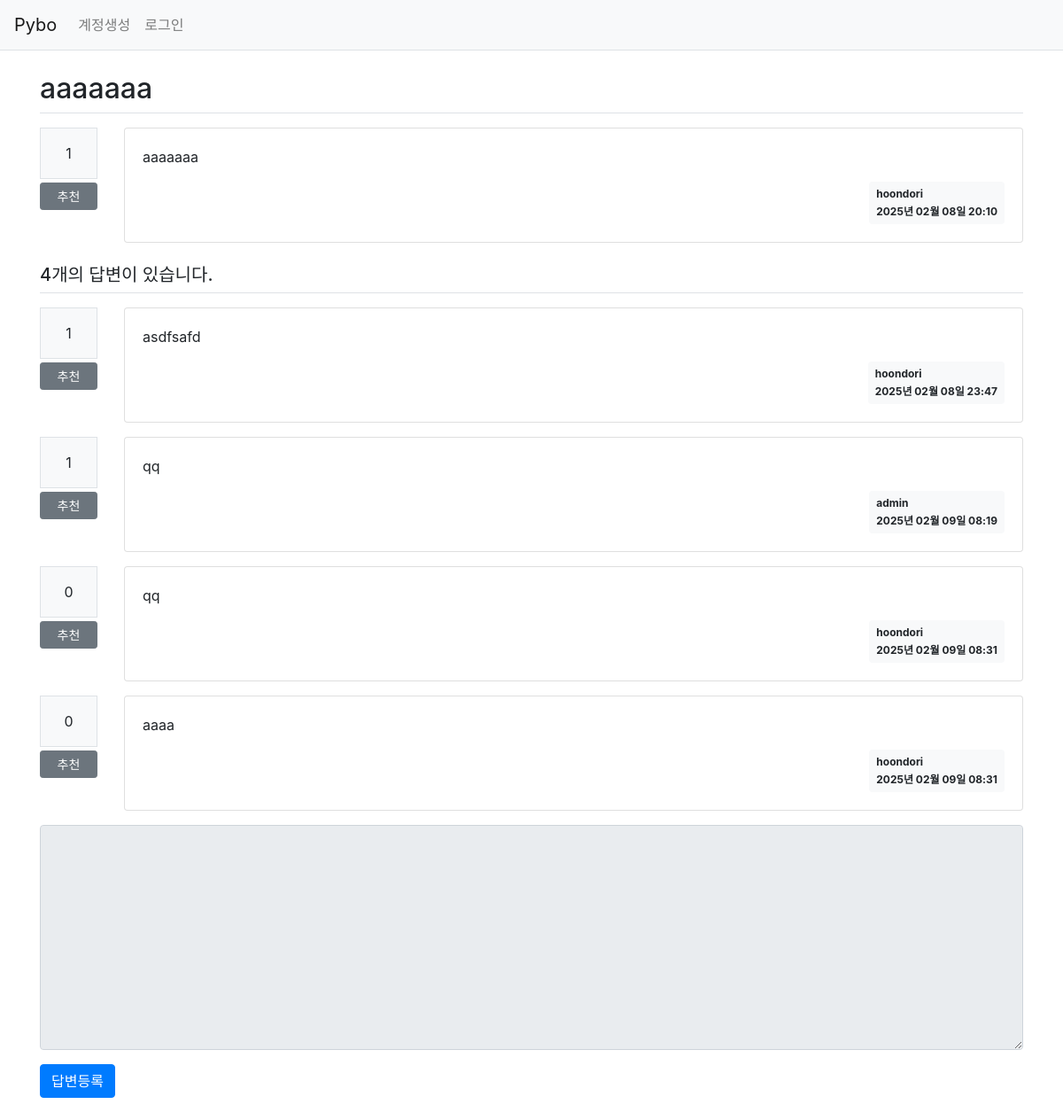
The app's page /question/detail/306, older data.
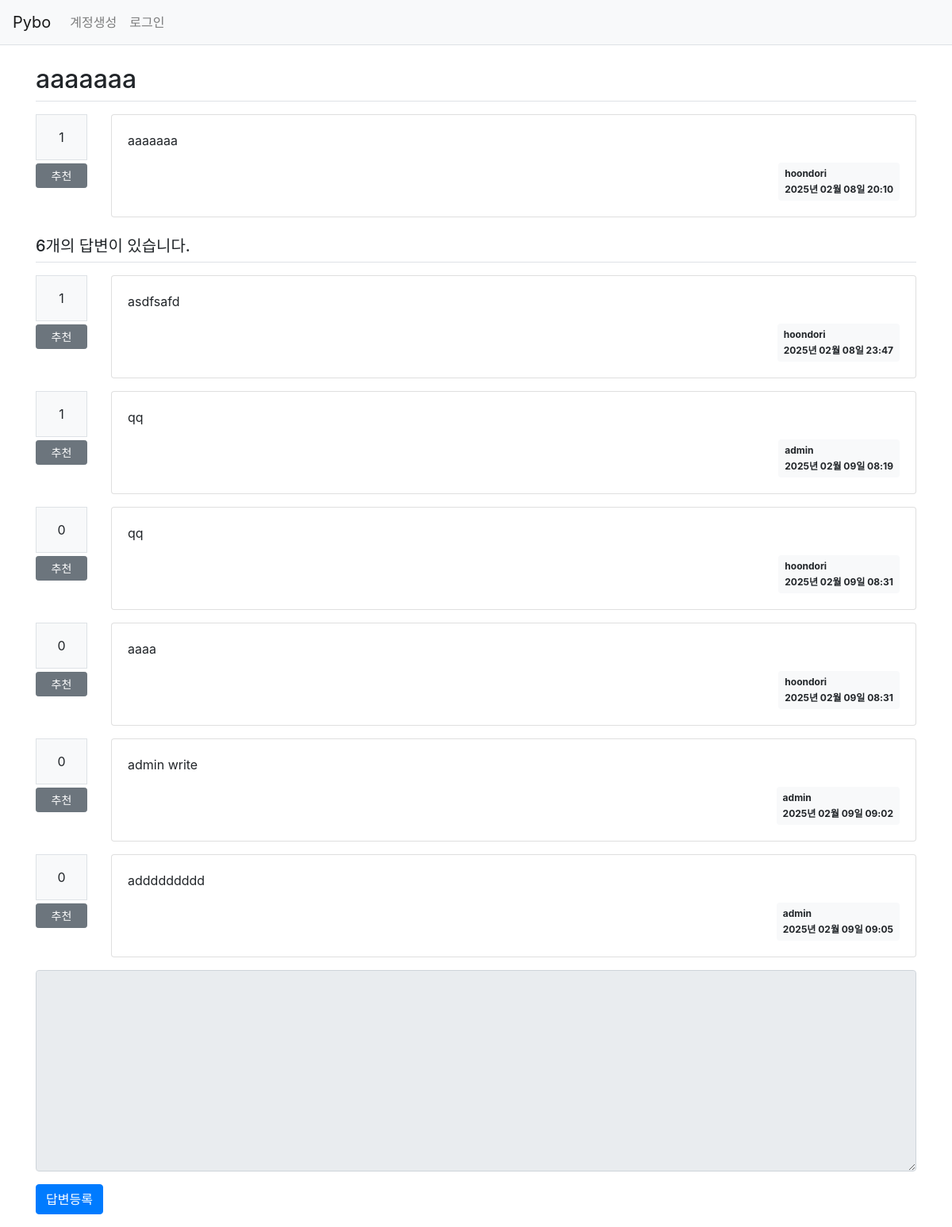
The same page, newer data.
### pybo/models.py (models this page shows)
class Question(db.Model):
    id = db.Column(db.Integer, primary_key=True)
    subject = db.Column(db.String(200), nullable=False)
    content = db.Column(db.Text(), nullable=False)
    create_date = db.Column(db.DateTime(), nullable=False)
    user_id = db.Column(db.Integer, db.ForeignKey('user.id', ondelete='CASCADE'), nullable=False)
    user = db.relationship('User', backref=db.backref('question_set'))
    modify_date = db.Column(db.DateTime(), nullable=True)
    voter = db.relationship('User', secondary=question_voter, backref=db.backref('question_voter_set'))

class User(db.Model):
    id = db.Column(db.Integer, primary_key=True)
    username = db.Column(db.String(150), unique=True, nullable=False)
    password = db.Column(db.String(200), nullable=False)
    email = db.Column(db.String(120), unique=True, nullable=False)

class Answer(db.Model):
    id = db.Column(db.Integer, primary_key=True)
    question_id = db.Column(db.Integer, db.ForeignKey('question.id', ondelete='CASCADE'))
    question = db.relationship('Question', backref=db.backref('answer_set'))
    content = db.Column(db.Text(), nullable=False)
    create_date = db.Column(db.DateTime(), nullable=False)
    user_id = db.Column(db.Integer, db.ForeignKey('user.id', ondelete='CASCADE'), nullable=False)
    user = db.relationship('User', backref=db.backref('answer_set'))
    modify_date = db.Column(db.DateTime(), nullable=True)
    voter = db.relationship('User', secondary=answer_voter, backref=db.backref('answer_voter_set'))

### pybo/views/question_views.py (the view)
@bp.route("/detail/<int:question_id>")
def detail(question_id):
    form = AnswerForm()
    question = Question.query.get_or_404(question_id)
    return render_template('question/question_detail.html', question=question, form=form)

### pybo/forms.py
class AnswerForm(FlaskForm):
    content = TextAreaField('내용', validators=[DataRequired("내용을 채워!")])

### pybo/filter.py (called while the page is built)
def format_datetime(value, fmt='%Y년 %m월 %d일 %H:%M'):
    return value.strftime(fmt)

### pybo/views/auth_views.py (called while the page is built)
@bp.before_app_request
def load_logged_in_user():
    user_id = session.get('user_id')
    if user_id is None:
        g.user = None
    else:
        g.user = User.query.get(user_id)

### pybo/templates/question/question_detail.html (shortened to what this page needs)
{% extends 'base.html' %}
{% block content %}
<div class="container my-3">
    <h2 class="border-bottom py-2">{{ question.subject }}</h2>
    <div class="row my-3">
        <div class="col-1">
            <div class="bg-light text-center p-3 border font-weight-bolter mb-1">
                {{ question.voter|length }}
            </div>
            <a href="#" data-uri="{{ url_for('vote.question', question_id=question.id) }}"
               class="recommend btn btn-sm btn-secondary btn-block my-1">추천</a>
        </div>
        <div class="col-11">
            <div class="card">
                <div class="card-body">
                    <div class="card-text" style="white-space: pre-line;">{{ question.content|markdown }}</div>
                    <div class="d-flex justify-content-end">
                        <div class="badge badge-light p-2 text-left">
                            <div class="mb-2">{{ question.user.username }} </div>
                            <div>{{ question.create_date|datetime }}</div>
                        </div>
                    </div>
                </div>
            </div>
        </div>
    </div>
    <h5 class="border-bottom my-3 py-2">{{ question.answer_set|length }}개의 답변이 있습니다.</h5>
    {% for answer in question.answer_set %}
    <div class="row my-3">
        <div class="col-1">
            <div class="bg-light text-center p-3 border font-weight-bolter mb-1">
                {{ answer.voter|length }}
            </div>
            <a href="#" data-uri="{{ url_for('vote.answer', answer_id=answer.id) }}"
               class="recommend btn btn-sm btn-secondary btn-block my-1">추천</a>
        </div>
        <div class="col-11">
            <div class="card">
                <div class="card-body">
                    <div class="card-text" style="white-space: pre-line;">{{ answer.content|markdown }}</div>
                    <div class="d-flex justify-content-end">
                        <div class="badge badge-light p-2 text-left">
                            <div class="mb-2">{{ answer.user.username }} </div>
                            <div>{{ answer.create_date|datetime }}</div>
                        </div>
                    </div>
                </div>
            </div>
        </div>
    </div>
    {% endfor %}
    <form action="{{ url_for('answer.create', question_id=question.id) }}" method="post" class="my-3">
        <div class="form-group">
            <textarea {% if not g.user %}disabled{% endif %} name="content" id="content" class="form-control" rows="10"></textarea>
        </div>
        <input type="submit" value="답변등록" class="btn btn-primary">
    </form>
</div>
{% endblock %}

### pybo/templates/base.html (shortened to what this page needs)
<!doctype html>
<html lang="ko">
<head>
    <link rel="stylesheet" href="{{ url_for('static', filename='bootstrap.min.css') }}">
    <link rel="stylesheet" href="{{ url_for('static', filename='style.css') }}">
</head>
{% include "navbar.html" %}
<body>
{% block content %}
{% endblock %}
</body>
</html>

### pybo/templates/navbar.html (shortened to what this page needs)
<nav class="navbar navbar-expand-lg navbar-light bg-light border-bottom">
    <a class="navbar-brand" href="{{ url_for('main.index') }}">Pybo</a>
    <div class="collapse navbar-collapse flex-grow-0" id="navbarNav">
        {% if g.user %}
        <ul class="navbar-nav">
            <li class="nav-item ">
                <a class="nav-link" href="{{ url_for('auth.logout') }}">{{ g.user.username }} (로그아웃)</a>
            </li>
        </ul>
        {% else %}
        <ul class="navbar-nav">
            <li class="nav-item ">
                <a class="nav-link" href="{{ url_for('auth.signup') }}">계정생성</a>
            </li>
            <li class="nav-item ">
                <a class="nav-link" href="{{ url_for('auth.login') }}">로그인</a>
            </li>
        </ul>
        {% endif %}
    </div>
</nav>

Row changes from the older to the newer data that the page shows:
added Answer: voter|length "0", content "admin write", user.username "admin", create_date "2025년 02월 09일 09:02"
added Answer: voter|length "0", content "addddddddd", user.username "admin", create_date "2025년 02월 09일 09:05"
Text that changed along with them:
{{ question.answer_set|length }}: "4" → "6"
